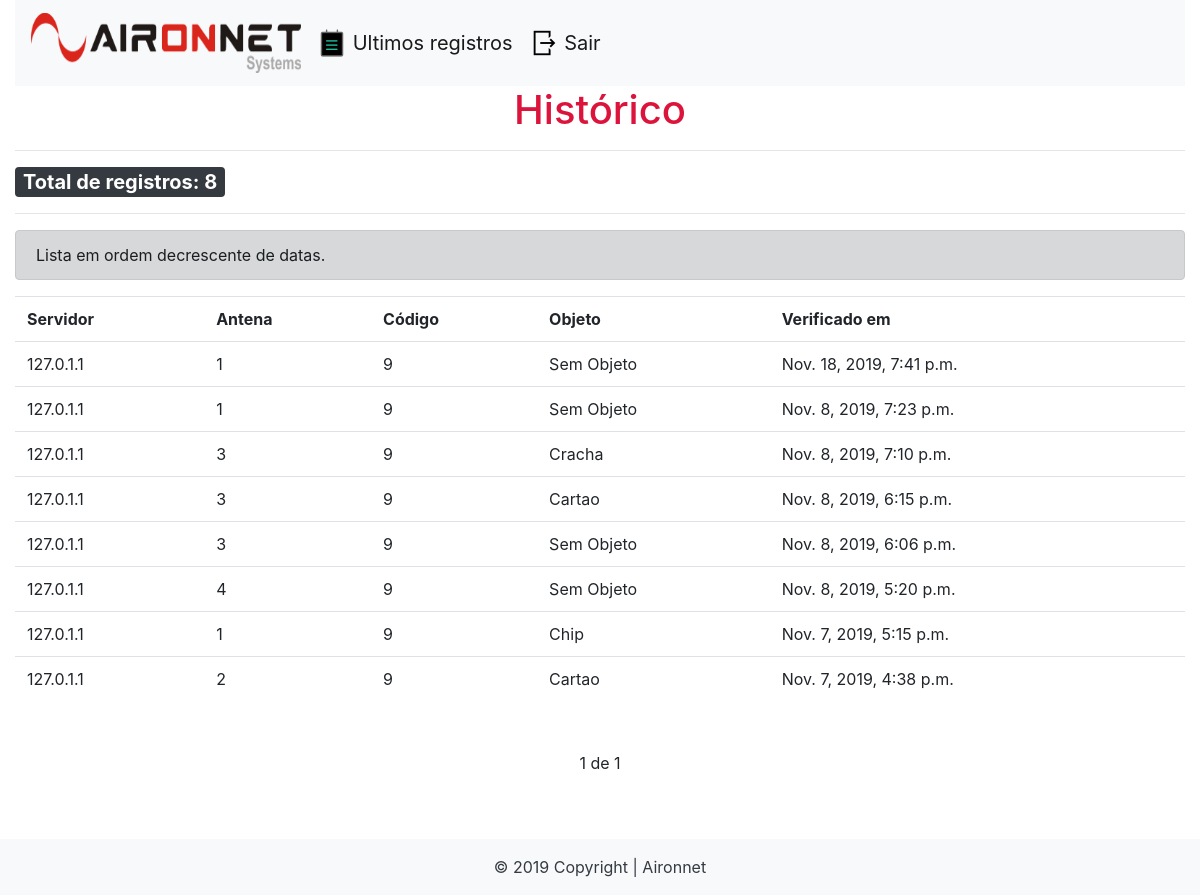
The page /lista/historico/9 (signed in) on the database its author committed.
### list/models.py (models this page shows, shortened)
class Historico(models.Model):
	server = models.CharField(max_length=15)
	antena = models.CharField(max_length=10)
	date = models.DateTimeField(default=datetime.now)
	code = models.TextField()
	objeto = models.CharField(max_length=100)

### list/views.py (the view)
# urls.py: path('lista/historico/<str:code>', views.historico, name='historico'),
@login_required
def historico(request, code):
	total = Historico.objects.filter(code=code).count()
	his = list(Historico.objects.filter(code=code).order_by('-date'))
	paginator = Paginator(his, 10)
	page = request.GET.get('page')
	hist = paginator.get_page(page)
	if not hist:
		return render(request, '404.html')
	template_name = 'historico.html'
	return render(request, template_name, {'hist':hist, 'code':code, 'total':total })

### list/templates/historico.html (shortened to what this page needs)
{% extends 'base.html' %}
{% load static %}
{% block content %}
<table class="table">
	<h1 id="h1-center">Histórico</h1>
	<hr>
	<span class="badge badge-dark">Total de registros: {{ total }}</span>
	<hr>
	<div class="alert alert-dark" role="alert">
			Lista em ordem decrescente de datas.
	</div>
	<tr>
		<th>Servidor</th> <th>Antena</th> <th>Código</th> <th>Objeto</th>
		<th>Verificado em</th>
	</tr>
	{% for hist in hist %}
		{% if hist.objeto %}
			<tr class="hover">
				<td>{{hist.server}}</td> <td>{{hist.antena}}</td> <td>{{hist.code}}</td> <td>{{hist.objeto}}</td><td>{{ hist.date }}</td>
			</tr>
		{% else %}
			<tr class="hover">
					<td>{{hist.server}}</td> <td>{{hist.antena}}</td> <td>{{hist.code}}</td> <td>Sem Objeto</td><td>{{ hist.date }}</td>
			</tr>
		{% endif %}
	{% endfor %}
</table>
<div class="pagination">
	<span class="step-links">
		{% if hist.paginator.num_pages %}
			<span class="current">
				{{ hist.number }} de {{ hist.paginator.num_pages }}
			</span>
		{% endif %}
	</span>
</div>
{% endblock %}

### list/static/css/style.css (style rules this page uses)
.table { margin-top: 0px; margin-bottom: 50px; }
.table tr td { vertical-align: middle; }
.pagination { margin-bottom: 120px; }
.step-links { position: relative; margin-left: auto; margin-right: auto; }
.step-links .current { margin-left: 5px; margin-right: 5px; }
h1#h1-center { text-align: center; }
h1 { color:crimson !important; }
.badge { font-size: 20px; }

### rows shown on the page
Historico: server "127.0.1.1", antena "1", code "9", date "Nov. 18, 2019, 7:41 p.m."
Historico: server "127.0.1.1", antena "1", code "9", date "Nov. 8, 2019, 7:23 p.m."
Historico: server "127.0.1.1", antena "3", code "9", objeto "Cracha", date "Nov. 8, 2019, 7:10 p.m."
Historico: server "127.0.1.1", antena "3", code "9", objeto "Cartao", date "Nov. 8, 2019, 6:15 p.m."
Historico: server "127.0.1.1", antena "3", code "9", date "Nov. 8, 2019, 6:06 p.m."
Historico: server "127.0.1.1", antena "4", code "9", date "Nov. 8, 2019, 5:20 p.m."
Historico: server "127.0.1.1", antena "1", code "9", objeto "Chip", date "Nov. 7, 2019, 5:15 p.m."
Historico: server "127.0.1.1", antena "2", code "9", objeto "Cartao", date "Nov. 7, 2019, 4:38 p.m."

### other values the page prints
{{ total }} "8"
{{ hist.number }} "1"
{{ hist.paginator.num_pages }} "1"
